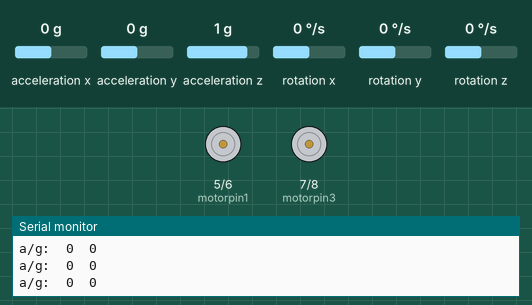
A sketch run on a simulated Arduino Uno, built with avr-gcc and run on an emulated ATmega328P. Parts: motor-driver pin pairs drawn as motors (green arrow = first pin HIGH = forward, orange = second pin HIGH = backward, longer = more drive), the last lines printed to the serial monitor. Inputs (shaded band) come from the test bench; at power-on: acceleration x 0 g, acceleration y 0 g, acceleration z 1 g, rotation x 0 °/s, rotation y 0 °/s, rotation z 0 °/s.

Above: at 1.2 s.
1.3 s: acceleration x set to 0.6 g
2.8 s: acceleration x set to 0.9 g
At 4.0 s:
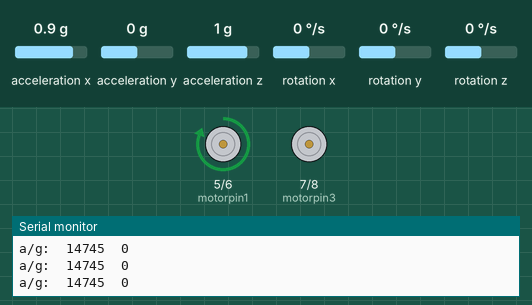
4.3 s: acceleration y set to 0.6 g
7.3 s: acceleration y set to 0.9 g
At 8.1 s:
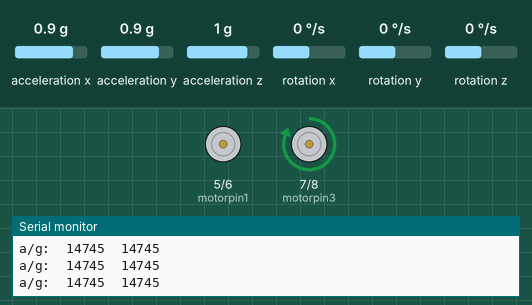
8.9 s: acceleration y set to -1.4 g
At 9.5 s:
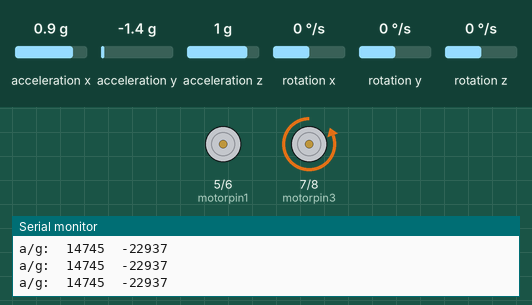
10.7 s: acceleration y set to -0.9 g
12.2 s: acceleration y set to -0.6 g
At 13.5 s:
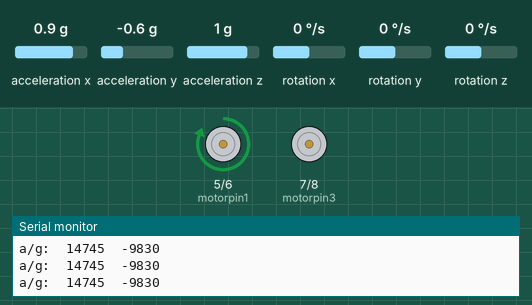
Timing chart, 0 to 14.7 s (numbered marks = the images above; inputs shaded):
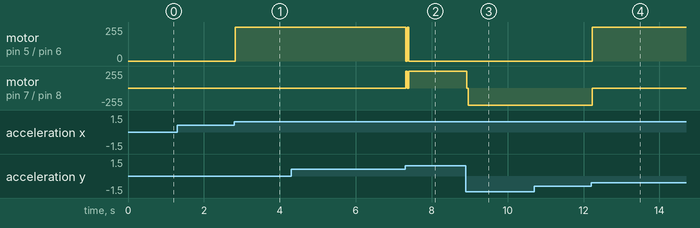

Measured:
- the behaviour switches between 0.7 and 0.8 g on acceleration x (found by bisection; images 0 and 1)
- the behaviour switches between 0.7 and 0.8 g on acceleration y (found by bisection; images 1 and 2)
- the behaviour switches between -0.8 and -0.7 g on acceleration y (found by bisection; images 3 and 4)
- after the input at 2.8 s, motor on pin 5 (motorpin1) / pin 6 (motorpin2): stopped → forward 255/255 at once
- after the input at 7.3 s, motor on pin 5 (motorpin1) / pin 6 (motorpin2): forward 255/255 → stopped at once; motor on pin 7 (motorpin3) / pin 8 (motorpin4): stopped → forward 255/255 at once
- after the input at 8.9 s, motor on pin 7 (motorpin3) / pin 8 (motorpin4): forward 255/255 → backward 255/255 at once
- after the input at 12.2 s, motor on pin 5 (motorpin1) / pin 6 (motorpin2): stopped → forward 255/255 at once; motor on pin 7 (motorpin3) / pin 8 (motorpin4): backward 255/255 → stopped at once

The sketch:

1_mpu6050-with-2motors.ino
```cpp
#include "I2Cdev.h"
#include "MPU6050.h"

#if I2CDEV_IMPLEMENTATION == I2CDEV_ARDUINO_WIRE
    #include "Wire.h"
#endif

MPU6050 accelgyro;

int16_t ax, ay, az;
int16_t gx, gy, gz;

#define OUTPUT_READABLE_ACCELGYRO

int motorpin1=5;
int motorpin2=6;
int motorpin3=7;
int motorpin4=8;


void setup() {
    // join I2C bus (I2Cdev library doesn't do this automatically)
    #if I2CDEV_IMPLEMENTATION == I2CDEV_ARDUINO_WIRE
        Wire.begin();
    #elif I2CDEV_IMPLEMENTATION == I2CDEV_BUILTIN_FASTWIRE
        Fastwire::setup(400, true);
    #endif

    Serial.begin(9600);

    // initialize device
    Serial.println("Initializing I2C devices...");
    accelgyro.initialize();

    // verify connection
    Serial.println("Testing device connections...");
    Serial.println(accelgyro.testConnection() ? "MPU6050 connection successful" : "MPU6050 connection failed");

    pinMode(motorpin1,OUTPUT);
    pinMode(motorpin2,OUTPUT);
    pinMode(motorpin3,OUTPUT);
    pinMode(motorpin4,OUTPUT);

}

void loop() {
    // read raw accel/gyro measurements from device
    accelgyro.getMotion6(&ax, &ay, &az, &gx, &gy, &gz);

    #ifdef OUTPUT_READABLE_ACCELGYRO
        // display tab-separated accel/gyro x/y/z values
        Serial.print("a/g:\t");
        Serial.print(ax); Serial.print("\t");
        Serial.print(ay); Serial.println("\t");
        /*Serial.print(az); Serial.print("\t");
        Serial.print(gx); Serial.print("\t");
        Serial.print(gy); Serial.print("\t");
        Serial.println(gz);*/
    #endif

    if(ax>12000){
      digitalWrite(motorpin1,HIGH);
      digitalWrite(motorpin2,LOW);
      digitalWrite(motorpin3,LOW);
      digitalWrite(motorpin4,LOW);
    }
    else if(ax<12000 && ax>-12000){
      digitalWrite(motorpin1,LOW);
      digitalWrite(motorpin2,LOW);
    }

      if(ax<-12000){
      digitalWrite(motorpin1,LOW);
      digitalWrite(motorpin2,HIGH);
      digitalWrite(motorpin3,LOW);
      digitalWrite(motorpin4,LOW);
    }


     if(ay>12000){
      digitalWrite(motorpin1,LOW);
      digitalWrite(motorpin2,LOW);
      digitalWrite(motorpin3,HIGH);
      digitalWrite(motorpin4,LOW);
    }
    else if(ay<12000 && ay>-12000){
      digitalWrite(motorpin3,LOW);
      digitalWrite(motorpin4,LOW);
    }

      if(ay<-12000){
      digitalWrite(motorpin1,LOW);
      digitalWrite(motorpin2,LOW);
      digitalWrite(motorpin3,LOW);
      digitalWrite(motorpin4,HIGH);
    }
}
```
